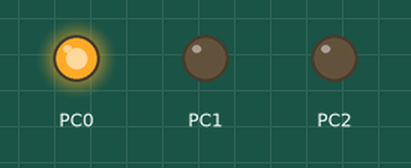
Bench run of a program on a simulated ATmega32, built with avr-gcc and emulated at 16 MHz. Parts: output pins drawn as LEDs (lit = HIGH).

Above: at 0.2 s.
At 0.7 s:
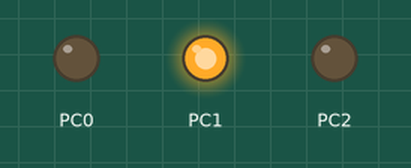
At 2.7 s:
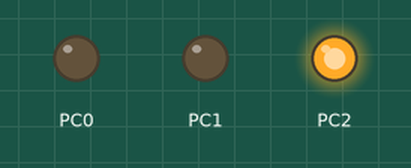
Timing chart, 0 to 3.5 s (numbered marks = the images above):
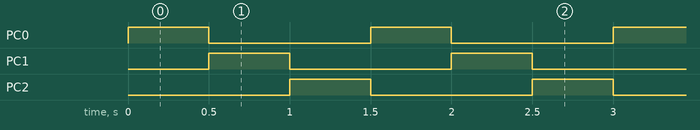

Measured:
- by itself, PC0–2: alternates HIGH for 0.50 s and LOW for 1.0 s
- by itself, everything shown: repeats every 1.5 s, in 3 steps

The program:

main.c
```c
/*
 * main.c
 *
 *  Created on: Aug 20, 2023
 *      Author: Zeyad Mohamed
 */

#include <avr/io.h>
#include <util/delay.h>

int main(){
	DDRC |= 1;
	DDRC |= (1<<1);
	DDRC |= (1<<2);
	PORTC &= ~1;
	PORTC &= ~(1<<1);
	PORTC &= ~(1<<2);

	while (1){
		PORTC |= 1;
		_delay_ms(500);
		PORTC &=~ 1;
		PORTC |= (1<<1);
		_delay_ms(500);
		PORTC &= ~(1<<1);
		PORTC |= (1<<2);
		_delay_ms(500);
		PORTC &= ~(1<<2);
	}
}
```
